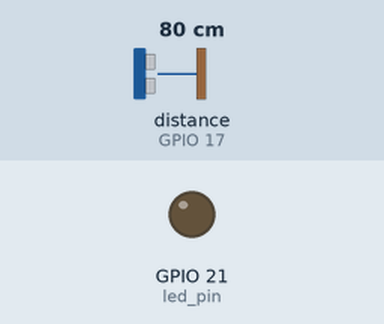
Simulated run of this program. Board: Raspberry Pi (BCM pin numbers). Shown: output pins drawn as LEDs (lit = HIGH). Inputs (shaded band) come from the test bench; at power-on: distance to the obstacle (sensor on GPIO 17) 80 cm. The echo pulse lasts 58.3 µs per cm; the clock reads 2024-03-15 10:24:30 at power-on unless the program sets it; pins used as bus, display or sensor lines are not drawn.

Above: at 1.2 s.
1.3 s: distance to the obstacle (sensor on GPIO 17) set to 2 cm
At 2.2 s:
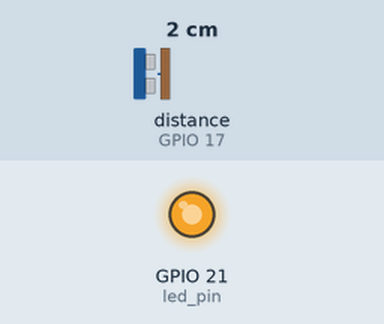
Timing chart, 0 to 4.3 s (numbered marks = the images above; inputs shaded):
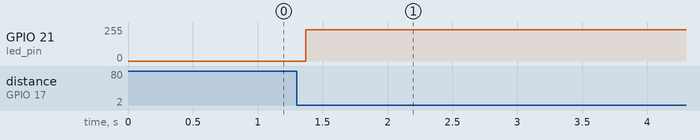

Measured:
- after the input at 1.3 s, GPIO 21 (led_pin): 0/255 → 234/255 after 0.07 s

The program:

pwm.py
```python
import RPi.GPIO as GPIO
import time

GPIO.setmode(GPIO.BCM)

led_pin = 21
triggerPin = 4
echoPin = 17

GPIO.setup(led_pin, GPIO.OUT)
pwm = GPIO.PWM(led_pin, 100)
GPIO.setup(triggerPin, GPIO.OUT)
GPIO.setup(echoPin, GPIO.IN)

pwm.start(0)
try:
    while 1:
        GPIO.output(triggerPin, GPIO.HIGH)
        time.sleep(0.00001)
        GPIO.output(triggerPin, GPIO.LOW)

        while GPIO.input(echoPin) == 0:
            pulseStartTime = time.time()
        while GPIO.input(echoPin) == 1:
            pulseEndTime = time.time()

        pulseDuration = pulseEndTime-pulseStartTime
        outputVal = 100 - ((pulseDuration*17150)*4) #*4 will use 1/4 of a metre (25cm) as the max range
        if (outputVal < 0): outputVal = 0
        pwm.ChangeDutyCycle(outputVal)
        time.sleep(0.1)


except KeyboardInterrupt:
    pass

finally:
    pwm.stop()
    GPIO.cleanup()
```
